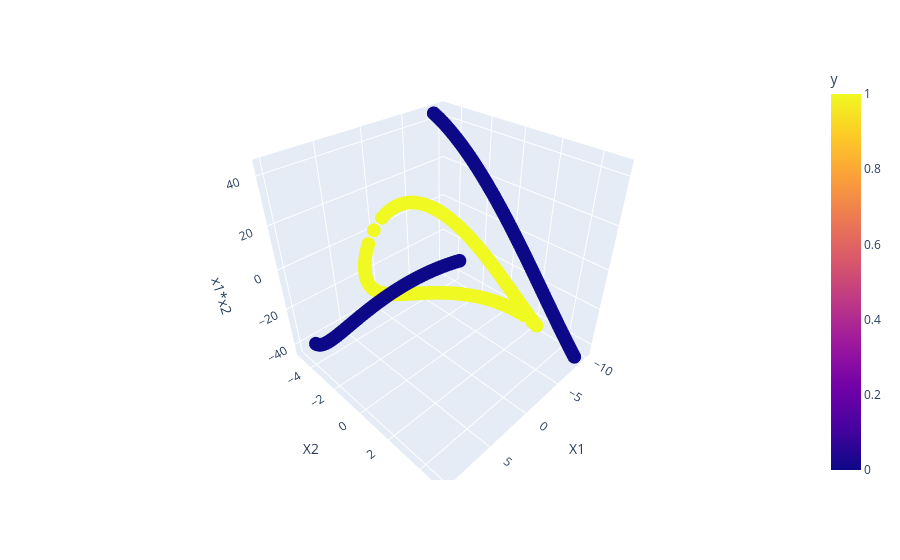

This figure's notebook cell:
### Code cell
import plotly.express as px
px.scatter_3d(df,x='X1',y='X2',z='x1*x2',color=y)

### Figure 1 — Plotly figure (JSON) as saved in the notebook; plotly's stock layout.template omitted (floating-point values rounded to 4 significant figures; data arrays with more than 128 entries replaced by an {"elided": "..."} marker saying what was removed)
{"data": [{"hovertemplate": "X1=%{x}<br>X2=%{y}<br>x1*x2=%{z}<br>y=%{marker.color}<extra></extra>", "legendgroup": "", "marker": {"color": {"elided": "400 int values"}, "coloraxis": "coloraxis", "symbol": "circle"}, "mode": "markers", "name": "", "scene": "scene", "showlegend": false, "type": "scatter3d", "x": {"elided": "400 float values"}, "y": {"elided": "400 float values"}, "z": {"elided": "400 float values"}}], "layout": {"coloraxis": {"colorbar": {"title": {"text": "y"}}, "colorscale": [[0, "#0d0887"], [0.1111, "#46039f"], [0.2222, "#7201a8"], [0.3333, "#9c179e"], [0.4444, "#bd3786"], [0.5556, "#d8576b"], [0.6667, "#ed7953"], [0.7778, "#fb9f3a"], [0.8889, "#fdca26"], [1, "#f0f921"]]}, "legend": {"tracegroupgap": 0}, "margin": {"t": 60}, "scene": {"domain": {"x": [0, 1], "y": [0, 1]}, "xaxis": {"title": {"text": "X1"}}, "yaxis": {"title": {"text": "X2"}}, "zaxis": {"title": {"text": "x1*x2"}}}}}
